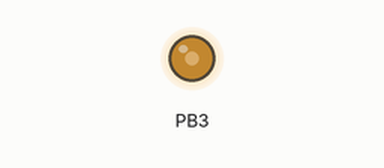
This program was run on a simulated ATmega8, built with avr-gcc and emulated at 8 MHz. Shown: output pins drawn as LEDs (lit = HIGH).

Above: at 0.1 s.
Timing chart, 0 to 1.6 s (numbered marks = the images above):
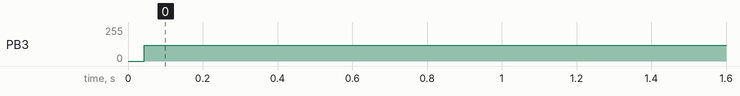

The program:

SineGeneration.c
```c
#include "main.h"

int i = 0;


int main(void)
   {


	int sin[128]={127,134,140,146,152,158,164,170,176,182,187,193,198,203,208,213,217,222,226,230,233,
	236,240,242,245,247,249,251,252,253,254,254,254,254,254,253,252,251,249,247,245,242,
	240,236,233,230,226,222,217,213,208,203,198,193,187,182,176,170,164,158,152,146,140,
	134,127,121,115,109,103,97,91,85,79,73,68,62,57,52,47,42,38,33,29,25,22,19,15,13,10,
	8,6,4,3,2,1,1,0,1,1,2,3,4,6,8,10,13,15,19,22,25,29,33,38,42,47,52,57,62,68,73,79,85,
    91,97,103,109,115,121};

	InitPWM_Timer();

    while(1)
    {
     OCR2=sin[i];
     i++;
     if (i>127) i=0;
	 _delay_us(10);
    }
}
```

PWM.c
```c
#include "PWM.h"

void InitPWM_Timer(void){
DDRB |= (1<<PORTB3);
ASSR = 0;
TCCR2 = 0b01101001;
TCNT2 = 0x00;
OCR2 = 0x00; // 0% скважности
TIMSK |=0;

}
```

PWM.h
```c
#ifndef PWM_H_
#define PWM_H_

#include "main.h"

// Змінювати регістр  OCR2 для регулювання ШИМ

void InitPWM_Timer(void);


#endif /* PWM_H_ */
```

main.h
```c
#ifndef MAIN_H_
#define MAIN_H_


#define F_CPU 8000000L
#include <avr/io.h>
#include <util/delay.h>
#include <stdlib.h>
#include <stdio.h>
#include <avr/interrupt.h>
#include "PWM.h"


#endif /* MAIN_H_ */
```

Measured:
- by itself, PB3: 0/255 → 120/255 at 0.04 s
